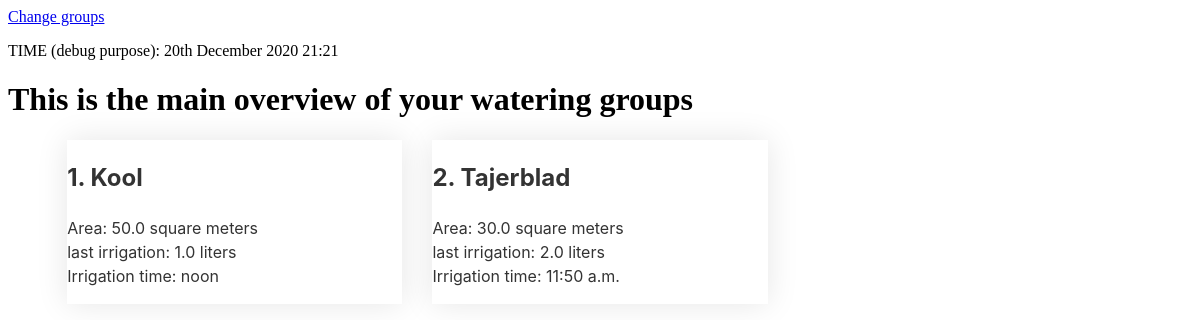
The app's page /, older data.
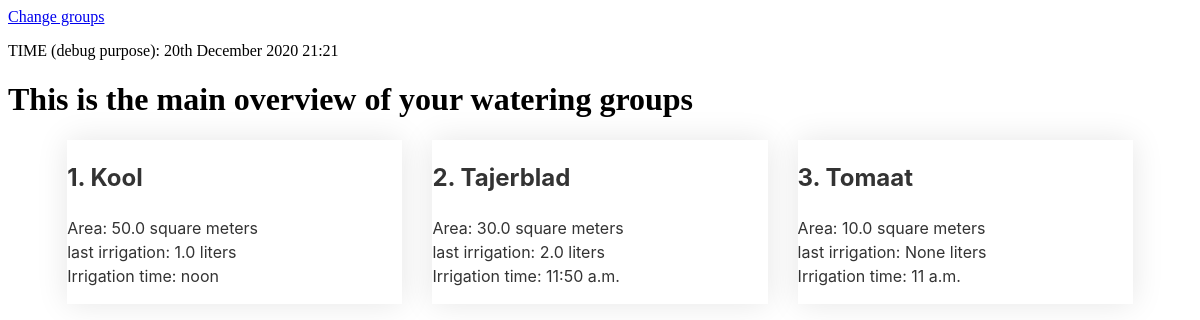
The same page, newer data.
### watersite/models.py (models this page shows, shortened)
class Plantgroup(models.Model):
    location = models.IntegerField(unique=True, help_text="The number  of the solenoid valve this plant group is connected to. Has to be unique.")
    plant = models.TextField(help_text="Name of the plant.")
    kc = models.FloatField(
        help_text="dimmensionless plant coefficient. See <a href='http://www.fao.org/3/x0490e/x0490e0b.htm#crop%20coefficients'>this page</a> to find the coefficient of your crop. If you aren't sure, use the value of 1.")
    area = models.FloatField(help_text="area of the plant group in square meters.")
    water_flowrate = models.FloatField(help_text="flowrate through the valve in liters/min.")
    water_t1 = models.TimeField(default=datetime.time(12, 0, 0), help_text="Time at which the plant should be watered every day.")
    last_irrigation = models.FloatField(null=True, blank=True, help_text="How much liter water was used in the last irrigation. Leave this empty.")
    class Meta:
        db_table = "Plantgroup"
        verbose_name_plural = "Plantgroups"

### watersite/views.py (the view)
# urls.py: path('', views.group_list, name='group-list'),
def group_list(request):
    all_groups = Plantgroup.objects.all().order_by('location')
    return render(request, 'watersite/group_list.html', {'groups': all_groups})

### watersite/templates/watersite/group_list.html (shortened to what this page needs)
{% extends "base_generic.html" %}
{% block content %}
<h1>This is the main overview of your watering groups</h1>
<div class='groups'>
    {% for group in groups %}
    <div class='group'>
        <h2>{{group.location}}. {{group.plant}}</h2>
        Area: {{group.area}} square meters <br>
        last irrigation: {{group.last_irrigation}} liters<br>
        Irrigation time: {{group.water_t1}}
    </div>
    {% endfor %}
    {% endblock %}

### ProjectDesign/templates/base_generic.html (shortened to what this page needs)
<!DOCTYPE html>
<html lang="en">
<head>
  {% load static %}
</head>
<body>
  <header>
    <a href="/admin/">Change groups</a>
  </header>
  <p>TIME (debug purpose): {% now "jS F Y H:i" %} </p>
  {% block content %}{% endblock %}
</body>
</html>

### ProjectDesign/templates/base_generic.html (style rules this page uses)
div.groups { --page-title-display: block; font-family: -apple-system, BlinkMacSystemFont, Segoe UI, Roboto, Helvetica Neue, Arial, Noto Sans, sans-serif; font-size: 1rem; font-weight: 400; line-height: 1.5; color: #333; hyphens: manual; text-align: left; box-sizing: border-box; flex-wrap: wrap; grid-template-columns: repeat(3, 1fr); display: grid; -webkit-box-align: stretch; align-items: stretch; grid-column-gap: 30px; grid-row-gap: 30px; margin-left: 5%; margin-right: 5%; padding-bottom: 10%; }
.groups div.group { --page-title-display: block; color: #333; min-width: 0; padding: 0; margin: 0; transition-property: background, border, box-shadow, -webkit-box-shadow; transition-duration: .25s; overflow: hidden; box-shadow: 0px 0px 30px 0px rgba(0, 0, 0, 0.1); box-sizing: border-box; }

Row changes from the older to the newer data that the page shows:
added Plantgroup: location "3", plant "Tomaat", area "10.0", last_irrigation "None", water_t1 "11 a.m."
